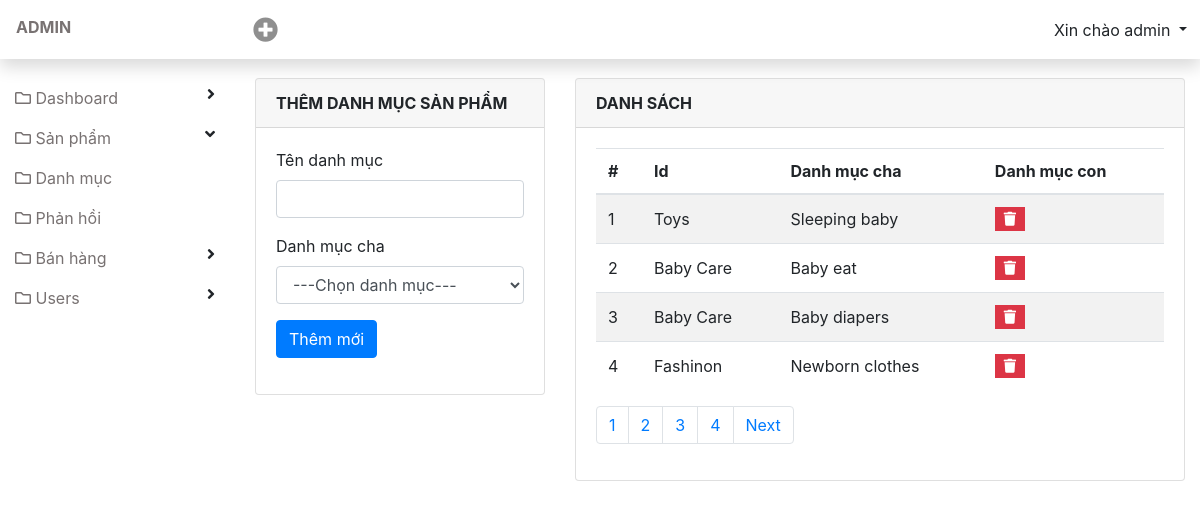
Screenshot of /admin/index.php?view=list-cat (signed in) with the database file from the repository.
### tables this page shows
CREATE TABLE `brand` (
  `id` int(11) NOT NULL,
  `brand_name` varchar(255) NOT NULL,
  `category_id` int(11) DEFAULT NULL
);

CREATE TABLE `category` (
  `id` int(11) NOT NULL,
  `cate_name` varchar(255) NOT NULL
);

### admin/views/list-cat.php (the view, shortened to what this page needs)
<?php
require './inc/header.php';
?>
<?php
$num_per_page = !empty($_GET['per_page']) ? $_GET['per_page'] : 4;
$current_page = !empty($_GET['page']) ? $_GET['page'] : 1;
$offset = ($current_page - 1) * $num_per_page;
$sql =  "SELECT brand.*, category.cate_name FROM brand INNER JOIN category  ON brand.category_id  = category.id ORDER BY id ASC LIMIT " . $num_per_page . " OFFSET " . $offset;
$result = $conn->query($sql);
$totalRecords = mysqli_query($conn, "SELECT * FROM `brand`");
$totalRecords = $totalRecords->num_rows;
$totalPages = ceil($totalRecords / $num_per_page);
?>
<div id="content" class="container-fluid">
    <div class="row">
        <div class="col-4">
            <div class="card">
                <div class="card-header font-weight-bold">
                    Thêm danh mục sản phẩm
                </div>
                <div class="card-body">
                    <form method="POST">
                        <div class="form-group">
                            <label for="name">Tên danh mục</label>
                            <input class="form-control" type="text" name="name_brand" id="name">
                        </div>
                        <div class="form-group">
                            <label for="">Danh mục cha</label>
                            <select class="form-control" id="" name="cate">
                                <option>---Chọn danh mục---</option>
                            </select>
                        </div>
                        <button type="submit" name="addnew" class="btn btn-primary">Thêm mới</button>
                    </form>
                </div>
            </div>
        </div>
        <div class="col-8">
            <div class="card">
                <div class="card-header font-weight-bold">
                    Danh sách
                </div>
                <div class="card-body">
                    <table class="table table-striped">
                        <thead>
                            <tr>
                                <th scope="col">#</th>
                                <th scope="col">Id</th>
                                <th scope="col">Danh mục cha</th>
                                <th scope="col">Danh mục con</th>
                            </tr>
                        </thead>
                        <tbody>
                        <?php
                            while ($row = $result->fetch_array()) {
                        ?>
                            <tr>
                                <td scope="row"><?= $row['id'] ?></td>
                                <td scope="row"><?= $row['cate_name'] ?></td>
                                <td scope="row"><?= $row['brand_name'] ?></td>
                                <td scope="row"><a onclick="return confirm('bạn muốn xóa danh mục này?');" href="?view=delete_cat&id=<?= $row['id'] ?>" class="btn btn-danger btn-sm rounded-0 text-white" type="button" data-toggle="tooltip" data-placement="top" title="Delete"><i class="fa fa-trash"></i></a></td>
                            </tr>
                        <?php  } ?>
                        </tbody>
                    </table>
                    <nav aria-label="Page navigation example">
                        <ul class="pagination">
                            <?php for ($t = 1; $t <=  $totalPages; $t++) { ?>
                                <li class="page-item">
                                    <a class="page-link" href="?view=list-cat&per_page=<?= $num_per_page ?>&page=<?= $t ?>"> <?= $t ?> </a>
                                </li>
                            <?php }  ?>
                            <?php
                            if ($current_page < $totalPages - 1) {
                                $next_page = $current_page + 1;
                            ?>
                                <li class="page-item"><a class="page-link" href="?view=list-cat&per_page=<?= $num_per_page ?>&page=<?= $next_page ?>">Next</a></li>
                            <?php
                            }
                            ?>
                        </ul>
                    </nav>
                </div>
            </div>
        </div>
    </div>
</div>

### admin/css/style.css (style rules this page uses)
a { color: #787272; }
#content { padding-top: 20px; padding-bottom: 20px; }
#content .card-header { text-transform: uppercase; }
.table tr td { vertical-align: middle; }

### rows the page displays
brand: id "1", category.cate_name "Toys", brand_name "Sleeping baby"
brand: id "2", category.cate_name "Baby Care", brand_name "Baby eat"
brand: id "3", category.cate_name "Baby Care", brand_name "Baby diapers"
brand: id "4", category.cate_name "Fashinon", brand_name "Newborn clothes"

### other values shown
$_SESSION['user_login_admin'] "admin"
